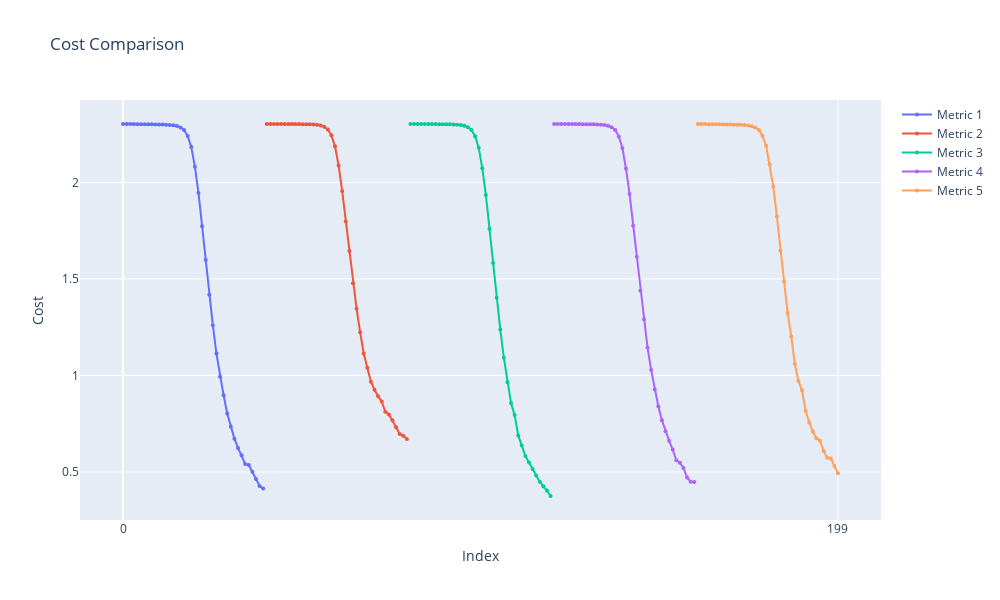
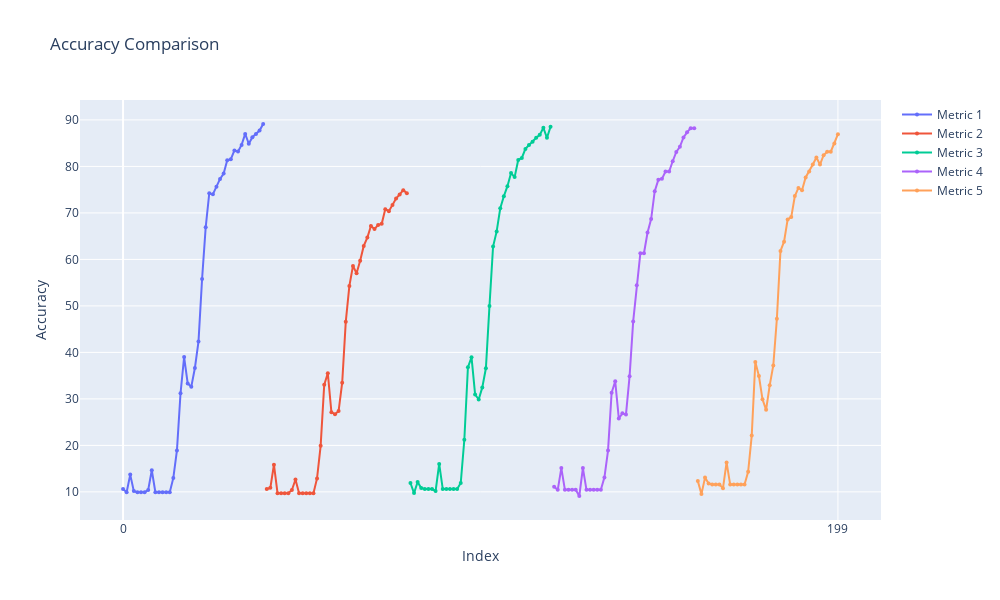
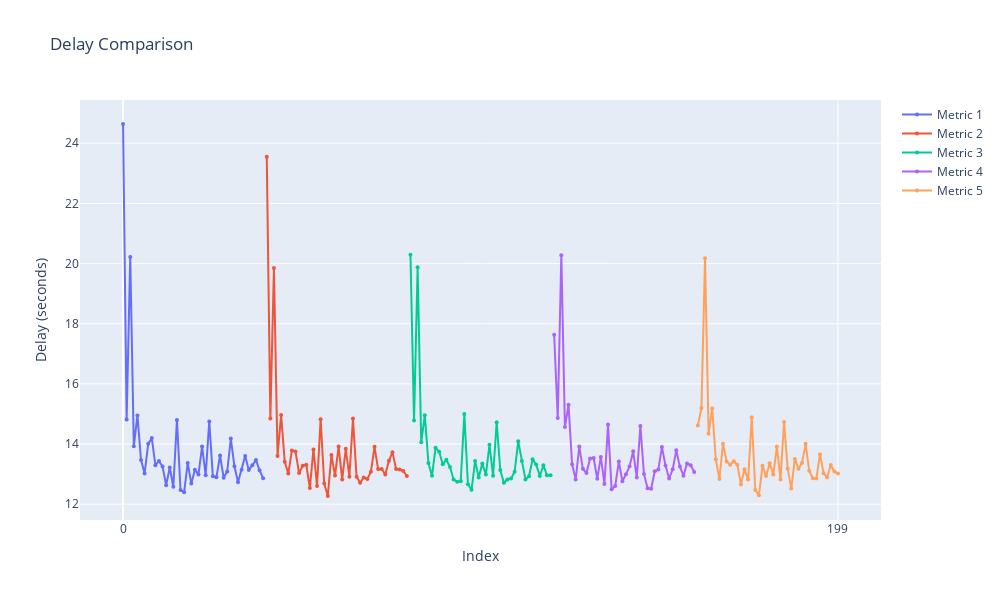

The cell these charts' notebook holds for them, in order:
### Code cell
import pandas as pd
import plotly.graph_objects as go

# List of file names
file_names = [f'metric{i}.csv' for i in range(1, 6)]

# Read and tag each file
dataframes = []
for i, file in enumerate(file_names, start=1):
    df = pd.read_csv(file)
    df['Source'] = f'Metric {i}'
    dataframes.append(df)

# Combine all data
combined_df = pd.concat(dataframes, ignore_index=True)

# **Cost Comparison** - Separate graph
cost_fig = go.Figure()
for label, group in combined_df.groupby('Source'):
    cost_fig.add_trace(go.Scatter(
        x=group.index,
        y=group['cost'],
        mode='lines+markers',
        name=label,
        marker=dict(size=4),  # Reduced marker size
        hovertemplate='Index: %{x}<br>Cost: %{y}<extra></extra>'
    ))

cost_fig.update_xaxes(tickvals=[0, len(combined_df) - 1])
cost_fig.update_layout(
    title="Cost Comparison",
    xaxis_title="Index",
    yaxis_title="Cost",
    showlegend=True,
    width=1000,   # Increased graph width
    height=600    # Increased graph height
)
cost_fig.show()

# **Accuracy Comparison** - Separate graph
accuracy_fig = go.Figure()
for label, group in combined_df.groupby('Source'):
    scaled_accuracy = group['accuracy'] * 100  # Scale accuracy
    accuracy_fig.add_trace(go.Scatter(
        x=group.index,
        y=scaled_accuracy,
        mode='lines+markers',
        name=label,
        marker=dict(size=4),  # Reduced marker size
        hovertemplate='Index: %{x}<br>Accuracy: %{y:.2f}<extra></extra>'
    ))

accuracy_fig.update_xaxes(tickvals=[0, len(combined_df) - 1])
accuracy_fig.update_layout(
    title="Accuracy Comparison",
    xaxis_title="Index",
    yaxis_title="Accuracy",
    showlegend=True,
    width=1000,
    height=600
)
accuracy_fig.show()

# **Delay Comparison** - Separate graph
delay_fig = go.Figure()
for label, group in combined_df.groupby('Source'):
    if 'delay' in group.columns:
        delay_fig.add_trace(go.Scatter(
            x=group.index,
            y=group['delay'],
            mode='lines+markers',
            name=label,
            marker=dict(size=4),  # Reduced marker size
            hovertemplate='Index: %{x}<br>Delay: %{y:.2f}<extra></extra>'
        ))

delay_fig.update_xaxes(tickvals=[0, len(combined_df) - 1])
delay_fig.update_layout(
    title="Delay Comparison",
    xaxis_title="Index",
    yaxis_title="Delay (seconds)",
    showlegend=True,
    width=1000,
    height=600
)
delay_fig.show()

### Figure 1 — Plotly figure (JSON) as saved in the notebook; plotly's stock layout.template omitted (floating-point values rounded to 4 significant figures)
{"data": [{"hovertemplate": "Index: %{x}<br>Cost: %{y}<extra></extra>", "marker": {"size": 4}, "mode": "lines+markers", "name": "Metric 1", "type": "scatter", "x": [0, 1, 2, 3, 4, 5, 6, 7, 8, 9, 10, 11, 12, 13, 14, 15, 16, 17, 18, 19, 20, 21, 22, 23, 24, 25, 26, 27, 28, 29, 30, 31, 32, 33, 34, 35, 36, 37, 38, 39], "y": [2.302, 2.302, 2.302, 2.302, 2.302, 2.301, 2.301, 2.301, 2.301, 2.3, 2.3, 2.3, 2.299, 2.298, 2.296, 2.292, 2.285, 2.271, 2.24, 2.183, 2.081, 1.946, 1.773, 1.598, 1.418, 1.261, 1.113, 0.9939, 0.8969, 0.8028, 0.7341, 0.6722, 0.6244, 0.5866, 0.5419, 0.5356, 0.5018, 0.4631, 0.4277, 0.4139]}, {"hovertemplate": "Index: %{x}<br>Cost: %{y}<extra></extra>", "marker": {"size": 4}, "mode": "lines+markers", "name": "Metric 2", "type": "scatter", "x": [40, 41, 42, 43, 44, 45, 46, 47, 48, 49, 50, 51, 52, 53, 54, 55, 56, 57, 58, 59, 60, 61, 62, 63, 64, 65, 66, 67, 68, 69, 70, 71, 72, 73, 74, 75, 76, 77, 78, 79], "y": [2.303, 2.302, 2.302, 2.302, 2.302, 2.302, 2.302, 2.302, 2.302, 2.302, 2.302, 2.301, 2.301, 2.3, 2.298, 2.295, 2.288, 2.274, 2.244, 2.187, 2.088, 1.955, 1.797, 1.644, 1.477, 1.346, 1.224, 1.114, 1.04, 0.9673, 0.9262, 0.8918, 0.8657, 0.8121, 0.798, 0.7681, 0.7319, 0.6966, 0.6878, 0.6704]}, {"hovertemplate": "Index: %{x}<br>Cost: %{y}<extra></extra>", "marker": {"size": 4}, "mode": "lines+markers", "name": "Metric 3", "type": "scatter", "x": [80, 81, 82, 83, 84, 85, 86, 87, 88, 89, 90, 91, 92, 93, 94, 95, 96, 97, 98, 99, 100, 101, 102, 103, 104, 105, 106, 107, 108, 109, 110, 111, 112, 113, 114, 115, 116, 117, 118, 119], "y": [2.303, 2.302, 2.302, 2.302, 2.302, 2.302, 2.302, 2.302, 2.302, 2.301, 2.301, 2.301, 2.3, 2.299, 2.297, 2.293, 2.286, 2.272, 2.24, 2.18, 2.073, 1.934, 1.76, 1.583, 1.402, 1.239, 1.092, 0.965, 0.8578, 0.7954, 0.6892, 0.6365, 0.5824, 0.5486, 0.5158, 0.4821, 0.4496, 0.4257, 0.4038, 0.3756]}, {"hovertemplate": "Index: %{x}<br>Cost: %{y}<extra></extra>", "marker": {"size": 4}, "mode": "lines+markers", "name": "Metric 4", "type": "scatter", "x": [120, 121, 122, 123, 124, 125, 126, 127, 128, 129, 130, 131, 132, 133, 134, 135, 136, 137, 138, 139, 140, 141, 142, 143, 144, 145, 146, 147, 148, 149, 150, 151, 152, 153, 154, 155, 156, 157, 158, 159], "y": [2.303, 2.302, 2.302, 2.302, 2.302, 2.302, 2.302, 2.302, 2.302, 2.302, 2.301, 2.301, 2.3, 2.299, 2.297, 2.294, 2.286, 2.271, 2.238, 2.178, 2.072, 1.94, 1.776, 1.615, 1.438, 1.291, 1.144, 1.029, 0.9269, 0.8403, 0.7675, 0.7104, 0.6621, 0.6162, 0.5611, 0.5483, 0.5207, 0.4715, 0.4492, 0.4476]}, {"hovertemplate": "Index: %{x}<br>Cost: %{y}<extra></extra>", "marker": {"size": 4}, "mode": "lines+markers", "name": "Metric 5", "type": "scatter", "x": [160, 161, 162, 163, 164, 165, 166, 167, 168, 169, 170, 171, 172, 173, 174, 175, 176, 177, 178, 179, 180, 181, 182, 183, 184, 185, 186, 187, 188, 189, 190, 191, 192, 193, 194, 195, 196, 197, 198, 199], "y": [2.302, 2.302, 2.302, 2.302, 2.301, 2.301, 2.301, 2.3, 2.3, 2.3, 2.299, 2.299, 2.298, 2.297, 2.295, 2.291, 2.284, 2.272, 2.242, 2.19, 2.094, 1.979, 1.823, 1.646, 1.487, 1.323, 1.202, 1.059, 0.9716, 0.9228, 0.8187, 0.7566, 0.7094, 0.6743, 0.6617, 0.6088, 0.5731, 0.5703, 0.5314, 0.494]}], "layout": {"height": 600, "showlegend": true, "title": {"text": "Cost Comparison"}, "width": 1000, "xaxis": {"tickvals": [0, 199], "title": {"text": "Index"}}, "yaxis": {"title": {"text": "Cost"}}}}

### Figure 2 — Plotly figure (JSON) as saved in the notebook; plotly's stock layout.template omitted (floating-point values rounded to 4 significant figures)
{"data": [{"hovertemplate": "Index: %{x}<br>Accuracy: %{y:.2f}<extra></extra>", "marker": {"size": 4}, "mode": "lines+markers", "name": "Metric 1", "type": "scatter", "x": [0, 1, 2, 3, 4, 5, 6, 7, 8, 9, 10, 11, 12, 13, 14, 15, 16, 17, 18, 19, 20, 21, 22, 23, 24, 25, 26, 27, 28, 29, 30, 31, 32, 33, 34, 35, 36, 37, 38, 39], "y": [10.64, 9.929, 13.71, 10.17, 9.929, 9.929, 9.929, 10.4, 14.66, 9.929, 9.929, 9.929, 9.929, 9.929, 13.0, 18.91, 31.21, 39.01, 33.33, 32.62, 36.64, 42.32, 55.79, 66.9, 74.23, 74.0, 75.65, 77.3, 78.49, 81.32, 81.56, 83.45, 83.22, 84.63, 87.0, 84.87, 86.29, 87.0, 87.71, 89.13]}, {"hovertemplate": "Index: %{x}<br>Accuracy: %{y:.2f}<extra></extra>", "marker": {"size": 4}, "mode": "lines+markers", "name": "Metric 2", "type": "scatter", "x": [40, 41, 42, 43, 44, 45, 46, 47, 48, 49, 50, 51, 52, 53, 54, 55, 56, 57, 58, 59, 60, 61, 62, 63, 64, 65, 66, 67, 68, 69, 70, 71, 72, 73, 74, 75, 76, 77, 78, 79], "y": [10.63, 10.86, 15.84, 9.729, 9.729, 9.729, 9.729, 10.41, 12.67, 9.729, 9.729, 9.729, 9.729, 9.729, 12.9, 19.91, 33.03, 35.52, 27.15, 26.7, 27.38, 33.48, 46.61, 54.3, 58.6, 57.01, 59.73, 62.9, 64.71, 67.19, 66.52, 67.42, 67.65, 70.81, 70.36, 71.72, 73.08, 73.98, 74.89, 74.21]}, {"hovertemplate": "Index: %{x}<br>Accuracy: %{y:.2f}<extra></extra>", "marker": {"size": 4}, "mode": "lines+markers", "name": "Metric 3", "type": "scatter", "x": [80, 81, 82, 83, 84, 85, 86, 87, 88, 89, 90, 91, 92, 93, 94, 95, 96, 97, 98, 99, 100, 101, 102, 103, 104, 105, 106, 107, 108, 109, 110, 111, 112, 113, 114, 115, 116, 117, 118, 119], "y": [11.9, 9.74, 12.12, 10.82, 10.61, 10.61, 10.61, 10.17, 16.02, 10.61, 10.61, 10.61, 10.61, 10.61, 11.9, 21.21, 36.8, 38.96, 30.95, 29.87, 32.47, 36.58, 50.0, 62.77, 66.02, 71.0, 73.59, 75.76, 78.57, 77.71, 81.39, 81.82, 83.77, 84.63, 85.28, 86.15, 86.8, 88.31, 86.15, 88.53]}, {"hovertemplate": "Index: %{x}<br>Accuracy: %{y:.2f}<extra></extra>", "marker": {"size": 4}, "mode": "lines+markers", "name": "Metric 4", "type": "scatter", "x": [120, 121, 122, 123, 124, 125, 126, 127, 128, 129, 130, 131, 132, 133, 134, 135, 136, 137, 138, 139, 140, 141, 142, 143, 144, 145, 146, 147, 148, 149, 150, 151, 152, 153, 154, 155, 156, 157, 158, 159], "y": [11.11, 10.44, 15.11, 10.44, 10.44, 10.44, 10.44, 9.111, 15.11, 10.44, 10.44, 10.44, 10.44, 10.44, 13.11, 18.89, 31.33, 33.78, 25.78, 26.89, 26.67, 34.89, 46.67, 54.44, 61.33, 61.33, 65.78, 68.67, 74.67, 77.11, 77.33, 78.89, 78.89, 81.11, 83.11, 84.22, 86.22, 87.33, 88.22, 88.22]}, {"hovertemplate": "Index: %{x}<br>Accuracy: %{y:.2f}<extra></extra>", "marker": {"size": 4}, "mode": "lines+markers", "name": "Metric 5", "type": "scatter", "x": [160, 161, 162, 163, 164, 165, 166, 167, 168, 169, 170, 171, 172, 173, 174, 175, 176, 177, 178, 179, 180, 181, 182, 183, 184, 185, 186, 187, 188, 189, 190, 191, 192, 193, 194, 195, 196, 197, 198, 199], "y": [12.31, 9.548, 13.07, 11.81, 11.56, 11.56, 11.56, 10.8, 16.33, 11.56, 11.56, 11.56, 11.56, 11.56, 14.32, 22.11, 37.94, 34.92, 29.9, 27.64, 32.91, 37.19, 47.24, 61.81, 63.82, 68.59, 69.1, 73.62, 75.38, 74.87, 77.64, 78.89, 80.4, 81.91, 80.4, 82.41, 83.17, 83.17, 84.92, 86.93]}], "layout": {"height": 600, "showlegend": true, "title": {"text": "Accuracy Comparison"}, "width": 1000, "xaxis": {"tickvals": [0, 199], "title": {"text": "Index"}}, "yaxis": {"title": {"text": "Accuracy"}}}}

### Figure 3 — Plotly figure (JSON) as saved in the notebook; plotly's stock layout.template omitted (floating-point values rounded to 4 significant figures)
{"data": [{"hovertemplate": "Index: %{x}<br>Delay: %{y:.2f}<extra></extra>", "marker": {"size": 4}, "mode": "lines+markers", "name": "Metric 1", "type": "scatter", "x": [0, 1, 2, 3, 4, 5, 6, 7, 8, 9, 10, 11, 12, 13, 14, 15, 16, 17, 18, 19, 20, 21, 22, 23, 24, 25, 26, 27, 28, 29, 30, 31, 32, 33, 34, 35, 36, 37, 38, 39], "y": [24.64, 14.82, 20.22, 13.92, 14.95, 13.47, 13.02, 14.0, 14.2, 13.3, 13.43, 13.25, 12.63, 13.22, 12.58, 14.8, 12.47, 12.39, 13.37, 12.69, 13.14, 12.99, 13.92, 12.96, 14.75, 12.93, 12.89, 13.62, 12.88, 13.09, 14.18, 13.26, 12.73, 13.14, 13.6, 13.13, 13.29, 13.46, 13.13, 12.86]}, {"hovertemplate": "Index: %{x}<br>Delay: %{y:.2f}<extra></extra>", "marker": {"size": 4}, "mode": "lines+markers", "name": "Metric 2", "type": "scatter", "x": [40, 41, 42, 43, 44, 45, 46, 47, 48, 49, 50, 51, 52, 53, 54, 55, 56, 57, 58, 59, 60, 61, 62, 63, 64, 65, 66, 67, 68, 69, 70, 71, 72, 73, 74, 75, 76, 77, 78, 79], "y": [23.55, 14.85, 19.85, 13.6, 14.96, 13.41, 13.02, 13.78, 13.75, 13.03, 13.28, 13.31, 12.54, 13.82, 12.61, 14.83, 12.68, 12.27, 13.63, 12.95, 13.91, 12.82, 13.84, 12.91, 14.85, 12.92, 12.71, 12.89, 12.84, 13.08, 13.91, 13.17, 13.17, 12.99, 13.44, 13.73, 13.17, 13.15, 13.11, 12.94]}, {"hovertemplate": "Index: %{x}<br>Delay: %{y:.2f}<extra></extra>", "marker": {"size": 4}, "mode": "lines+markers", "name": "Metric 3", "type": "scatter", "x": [80, 81, 82, 83, 84, 85, 86, 87, 88, 89, 90, 91, 92, 93, 94, 95, 96, 97, 98, 99, 100, 101, 102, 103, 104, 105, 106, 107, 108, 109, 110, 111, 112, 113, 114, 115, 116, 117, 118, 119], "y": [20.29, 14.79, 19.87, 14.06, 14.96, 13.37, 12.94, 13.88, 13.74, 13.33, 13.47, 13.24, 12.82, 12.75, 12.76, 15.0, 12.66, 12.48, 13.44, 12.89, 13.35, 12.99, 13.97, 12.95, 14.72, 13.14, 12.71, 12.82, 12.85, 13.07, 14.1, 13.43, 12.82, 12.93, 13.5, 13.32, 12.94, 13.29, 12.96, 12.96]}, {"hovertemplate": "Index: %{x}<br>Delay: %{y:.2f}<extra></extra>", "marker": {"size": 4}, "mode": "lines+markers", "name": "Metric 4", "type": "scatter", "x": [120, 121, 122, 123, 124, 125, 126, 127, 128, 129, 130, 131, 132, 133, 134, 135, 136, 137, 138, 139, 140, 141, 142, 143, 144, 145, 146, 147, 148, 149, 150, 151, 152, 153, 154, 155, 156, 157, 158, 159], "y": [17.63, 14.86, 20.27, 14.57, 15.3, 13.33, 12.82, 13.92, 13.17, 13.04, 13.52, 13.53, 12.85, 13.57, 12.67, 14.65, 12.5, 12.61, 13.42, 12.76, 12.99, 13.26, 13.76, 12.88, 14.6, 13.0, 12.53, 12.51, 13.09, 13.15, 13.9, 13.28, 12.86, 13.16, 13.79, 13.25, 12.95, 13.35, 13.29, 13.07]}, {"hovertemplate": "Index: %{x}<br>Delay: %{y:.2f}<extra></extra>", "marker": {"size": 4}, "mode": "lines+markers", "name": "Metric 5", "type": "scatter", "x": [160, 161, 162, 163, 164, 165, 166, 167, 168, 169, 170, 171, 172, 173, 174, 175, 176, 177, 178, 179, 180, 181, 182, 183, 184, 185, 186, 187, 188, 189, 190, 191, 192, 193, 194, 195, 196, 197, 198, 199], "y": [14.61, 15.19, 20.18, 14.34, 15.18, 13.49, 12.84, 14.01, 13.42, 13.31, 13.43, 13.31, 12.65, 13.17, 12.82, 14.89, 12.47, 12.3, 13.28, 12.94, 13.36, 12.98, 13.91, 12.82, 14.73, 13.19, 12.52, 13.5, 13.18, 13.37, 14.01, 13.11, 12.86, 12.85, 13.66, 13.03, 12.89, 13.3, 13.08, 13.02]}], "layout": {"height": 600, "showlegend": true, "title": {"text": "Delay Comparison"}, "width": 1000, "xaxis": {"tickvals": [0, 199], "title": {"text": "Index"}}, "yaxis": {"title": {"text": "Delay (seconds)"}}}}
